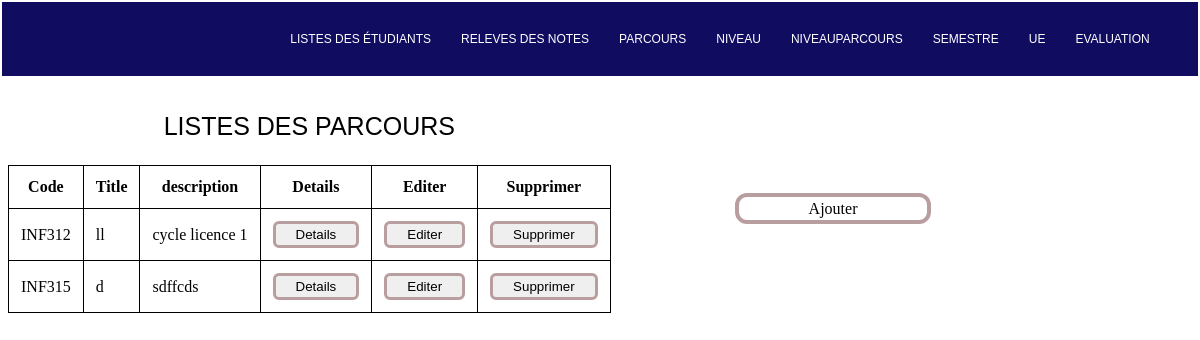
The app's page /parcours/home_parcours/ with its own data.
### parcours/models.py (models this page shows, shortened)
class ParcoursModel(models.Model):
    code = models.CharField(max_length=12,null=True)
    title = models.CharField(max_length=255,null=True)
    description = models.CharField(max_length = 1000,null=True)
    class Meta:
        ordering = ['code']

### parcours/views.py (the view)
# urls.py: path('home_parcours/',home_parcours,name='home_parcours'),
def home_parcours(request):
    dataset = ParcoursModel.objects.all()
    context = {
        'dataset':dataset,
    }
    return render(request,'home_parcours.html',context)

### parcours/templates/home_parcours.html (shortened to what this page needs)
{% extends 'base.html' %}  {% block content %}
<div class="container">
    <div class="tbaleau1">
        <table>
            <caption>Listes des Parcours</caption>
            <thead>
                <tr>
                    <th>Code</th>
                    <th>Title</th>
                    <th>description</th>
                    <th>Details</th>
                    <th>Editer</th>
                    <th>Supprimer</th>
                </tr>
            </thead>
            <tbody>
                {% for data in dataset %}
                <tr>
                    <td>{{ data.code}}</td>
                    <td>{{ data.title }}</td>
                    <td>{{ data.description }}</td>
                    <td><button><a href="{% url 'detail_parcours' data.id%}">Details</a></button></td>
                    <td><button><a href="{% url 'modifier_parcours' data.id %}">Editer</a></button></td>
                    <td><button><a href="{% url 'supprimer_parcours' data.id %}">supprimer</a></button></td>
                </tr>
                {% endfor %}
            </tbody>
        </table>
    </div>
    <div class="tableau2">
        <ul>
            <li id="ajout"><a href="{% url 'ajouter_parcours' %}">Ajouter</a></li>
        </ul>
    </div>
</div>
{% endblock %}

### parcours/templates/home_parcours.html (style rules this page uses)
table { border-collapse: collapse; }
caption { text-transform: uppercase; font-family: Arial, Helvetica, sans-serif; font-size: 25px; margin-top: 3vw; margin-bottom: 2vw; }
td, th { border: 1px solid black; padding: 1vw; }
ul li { list-style: none; }
a { text-decoration: none; text-transform: capitalize; color: black; }
.container { display: flex; }
.tableau2 { margin-top: 9vw; margin-left: 7vw; }
button { border: 3px solid #B89E9E; border-radius: 0.5vw; padding: 3px 20px; }
ul #ajout a { border: 4px solid #B89E9E; border-radius: 1vw; padding: 3px 70px; }

### records on screen
ParcoursModel: code "INF312", title "ll", description "cycle licence 1"
ParcoursModel: code "INF315", title "d", description "sdffcds"
